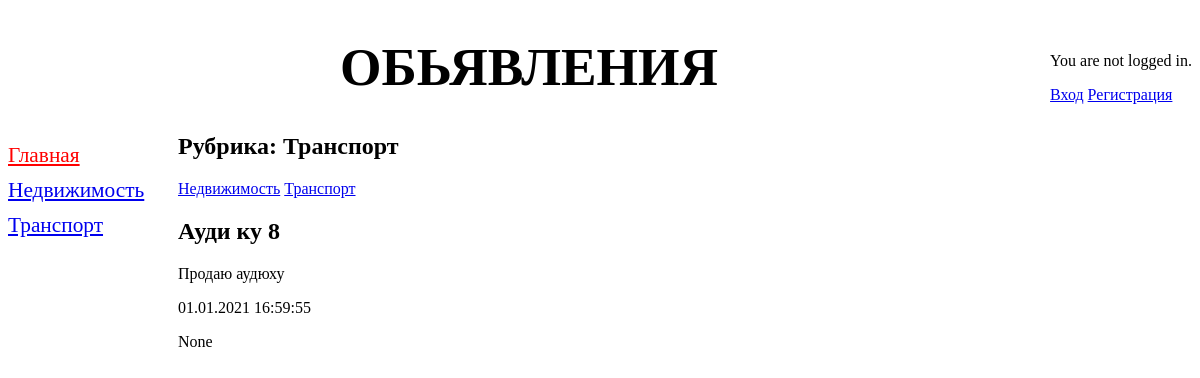
The page /bboard/2/ on the database its author committed.
### bboard/models.py (models this page shows, shortened)
class Rubric(models.Model):
    name = models.CharField(max_length=20, db_index=True, verbose_name="Название")
    class Meta:
        verbose_name = "Рубрика"
        verbose_name_plural = "Рубрики"
        ordering = ['name']

class Bb(models.Model):
    title = models.CharField(max_length=50, verbose_name="Товар")
    content = models.TextField(null=True, blank=True, verbose_name="Описание")
    rubric = models.ForeignKey('Rubric', null=True, on_delete=models.PROTECT, verbose_name="Рубрика")
    price = models.FloatField(null=True, blank=True, verbose_name="Цена")
    published = models.DateTimeField(auto_now_add=True, db_index=True, verbose_name="Опубликовано")
    user = models.ForeignKey(User, on_delete=models.CASCADE, null=True, default=User, verbose_name="Пользователь")
    class Meta:
        verbose_name = "Обьявление"
        verbose_name_plural = "Обьявления"
        ordering = ['-published']

### bboard/views.py (the view)
# urls.py: path('<int:rubric_id>/', by_rubric, name='by_rubric'),
def by_rubric(request, rubric_id):
    bbs = Bb.objects.filter(rubric=rubric_id)
    rubrics = Rubric.objects.all()
    current_rubric = Rubric.objects.get(pk=rubric_id)
    context = {'bbs': bbs, 'rubrics': rubrics, 'current_rubric': current_rubric}
    return render(request, 'bboard/by_rubric.html', context)

### templates/bboard/by_rubric.html
{% extends 'base.html' %}
{% block content %}
    <h2>Рубрика: {{ current_rubric.name }}</h2>
    <div>
        {% for rubric in rubrics %}
            <a href="/bboard/{{ rubric.pk }}">{{ rubric.name }}</a>
        {% endfor %}
    </div>
    {% for bb in bbs %}
        <div>
            <h2>{{ bb.title }}</h2>
            <p>{{ bb.content }}</p>
            <p>{{ bb.published|date:"d.m.Y H:i:s" }}</p>
            <p>{{ bb.user }}</p>
        </div>
    {% endfor %}
{% endblock %}

### templates/base.html (shortened to what this page needs)
<!DOCTYPE html>
{% load static %}
<html lang="ru">
<head>
    <link href="{% static 'css/style.css' %}" rel="stylesheet">
</head>
<body>
<div style="float: right">
    {% if user.is_authenticated %}
        <p><a href="{% url 'logout' %}">Выход</a></p>
        <p><a href="/admin">Админка</a> </p>
    {% else %}
        <p>You are not logged in.</p>
        <a href="{% url 'login' %}">Вход</a>
        <a href="{% url 'signup' %}">Регистрация</a>
    {% endif %}
</div>
<header>
    <h1>Обьявления</h1>
    <nav>
        <a href="{%  url 'index' %}" style="color: red">Главная</a>
        {% for rubric in rubrics %}
            <a href="{% url 'by_rubric' rubric.pk %}">{{ rubric.name }}</a>
        {% endfor %}
    </nav>
<section>
            {% block content %}
            {% endblock %}
        </section>
</header>
</body>
</html>

### static/css/style.css (style rules this page uses)
header h1 { font-size: 40pt; text-transform: uppercase; text-align: center; }
nav { font-size: 16pt; width: 150px; float: left; }
nav a { display: block; margin: 10px 0px; }
section { margin-left: 170px; }

### rows shown on the page
Rubric: name "Недвижимость"
Rubric: name "Транспорт"
Bb: title "Ауди ку 8", content "Продаю аудюху", published "01.01.2021 16:59:55", user "None"
